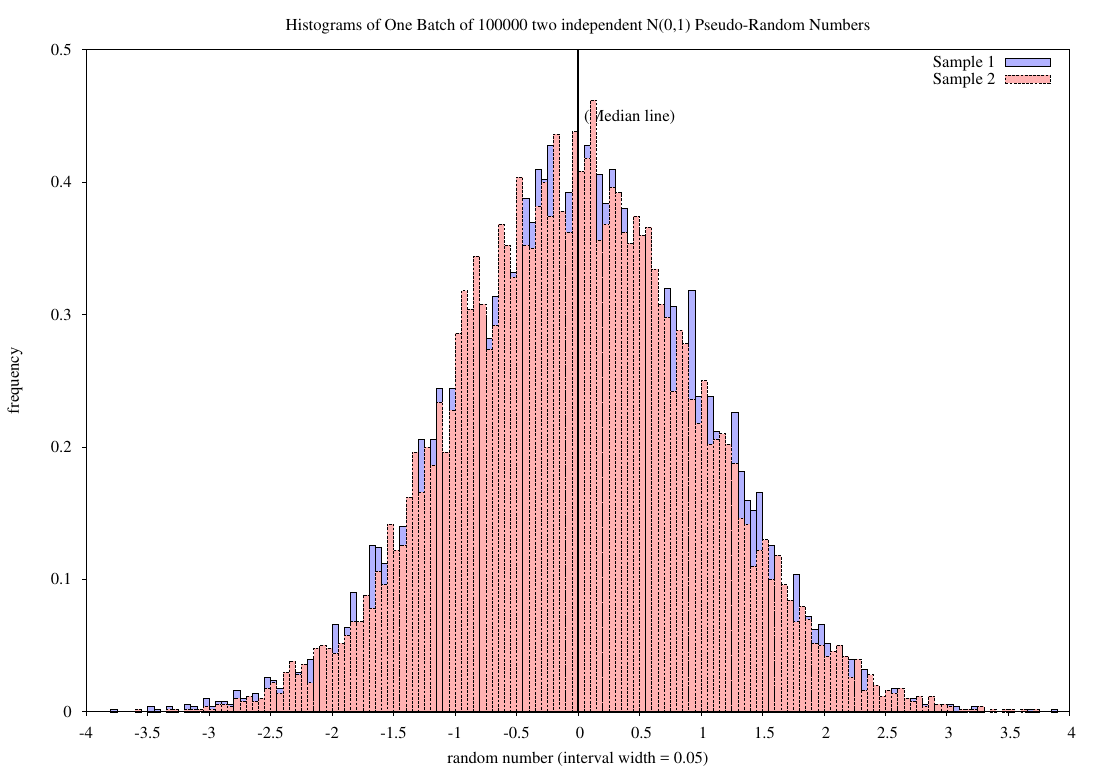

The gnuplot source for this figure:
set terminal postscript eps color enhanced "Times-Roman" 24
set output "histogram.eps"
set size 2.2,2.2
set title 'Histograms of One Batch of 100000 two independent N(0,1) Pseudo-Random Numbers'
set xrange [-4:4]
set xlabel "random number (interval width = 0.05)"
set ylabel "frequency" 
set yrange [0:0.5]
set style fill solid 0.3 border -1
set xtics -4,0.5,4
set tics out nomirror
set arrow from 0,0 to 0,0.5 nohead front lw 2 lc rgb"black"
set label "(Median line)" at 0.05,0.45 left
plot 'cmake-build-debug/histogram_coords' u 1:2 smooth freq w boxes lc rgb"blue" title 'Sample 1', 'cmake-build-debug/histogram_coords' u 4:5 smooth freq w boxes lc rgb"red" title 'Sample 2'
